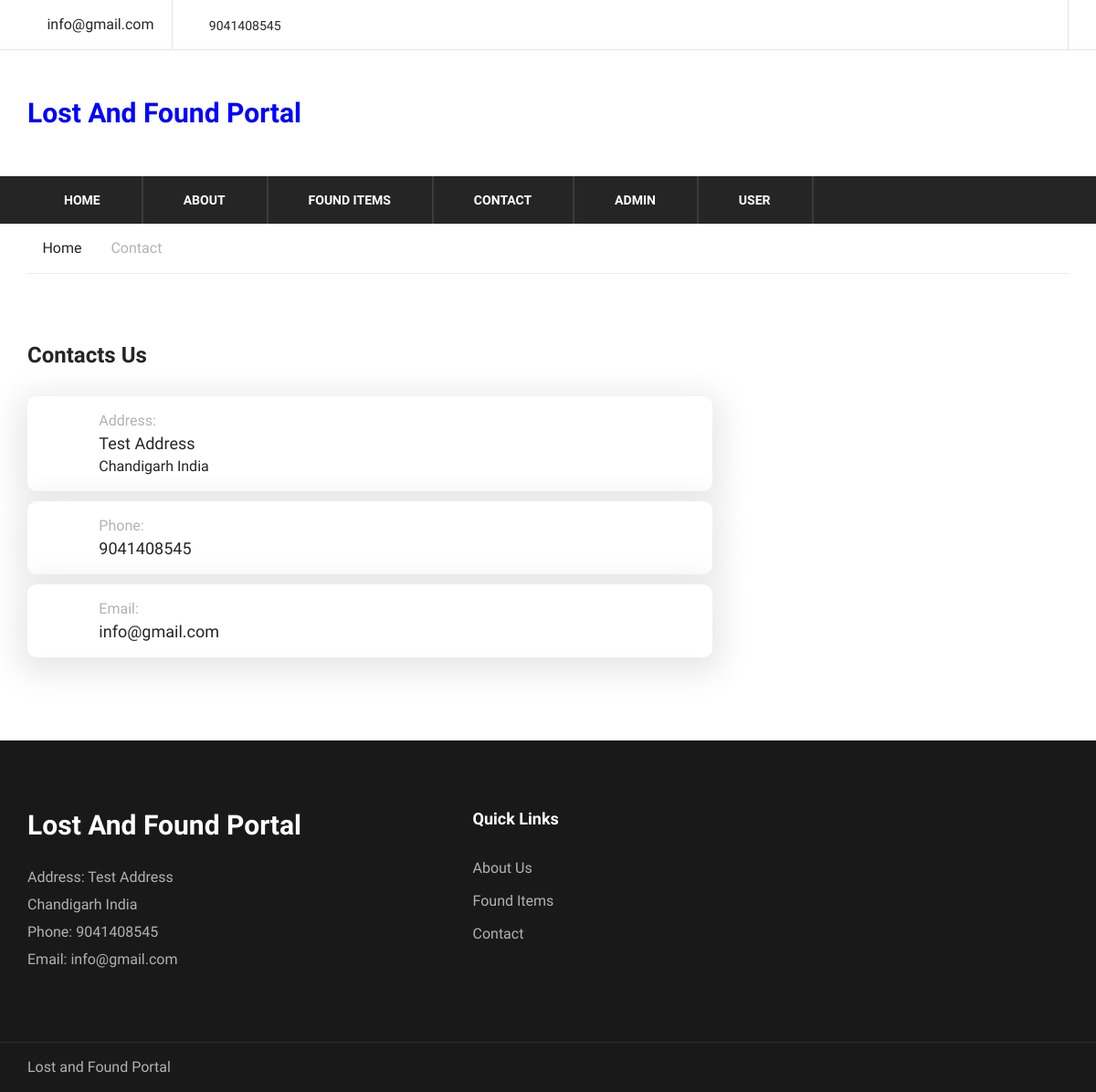
Screenshot of /lostfound/contact.php with the database file from the repository.
### tables this page shows
CREATE TABLE `tblpage` (
  `ID` int(10) NOT NULL,
  `PageType` varchar(120) DEFAULT NULL,
  `PageTitle` varchar(200) DEFAULT NULL,
  `PageDescription` mediumtext DEFAULT NULL,
  `Email` varchar(120) DEFAULT NULL,
  `MobileNumber` bigint(10) DEFAULT NULL,
  `UpdationDate` timestamp NULL DEFAULT NULL ON UPDATE current_timestamp()
);

### lostfound/contact.php (the view, shortened to what this page needs)
<?php
include('includes/dbconnection.php');
?>
<!DOCTYPE html>
<html lang="zxx">
<head>
    <link rel="stylesheet" href="css/bootstrap.min.css" type="text/css">
    <link rel="stylesheet" href="css/font-awesome.min.css" type="text/css">
    <link rel="stylesheet" href="css/themify-icons.css" type="text/css">
    <link rel="stylesheet" href="css/elegant-icons.css" type="text/css">
    <link rel="stylesheet" href="css/owl.carousel.min.css" type="text/css">
    <link rel="stylesheet" href="css/nice-select.css" type="text/css">
    <link rel="stylesheet" href="css/jquery-ui.min.css" type="text/css">
    <link rel="stylesheet" href="css/slicknav.min.css" type="text/css">
    <link rel="stylesheet" href="css/style.css" type="text/css">
</head>
<body>
   <?php include_once('includes/header.php');?>
    <div class="breacrumb-section">
        <div class="container">
            <div class="row">
                <div class="col-lg-12">
                    <div class="breadcrumb-text">
                        <a href="#"><i class="fa fa-home"></i> Home</a>
                        <span>Contact</span>
                    </div>
                </div>
            </div>
        </div>
    </div>
    <section class="contact-section spad">
        <div class="container">
            <div class="row">
                <div class="col-lg-8">
                    <div class="contact-title">
                        <h4>Contacts Us</h4>
                    </div>
                    <?php
 $query=mysqli_query($con,"select * from  tblpage where PageType='contactus'");
 while ($row=mysqli_fetch_array($query)) {
 ?>
                    <div class="contact-widget">
                        <div class="cw-item">
                            <div class="ci-icon">
                                <i class="ti-location-pin"></i>
                            </div>
                            <div class="ci-text">
                                <span>Address:</span>
                                <p><?php  echo $row['PageDescription'];?></p>
                            </div>
                        </div>
                        <div class="cw-item">
                            <div class="ci-icon">
                                <i class="ti-mobile"></i>
                            </div>
                            <div class="ci-text">
                                <span>Phone:</span>
                                <p><?php  echo $row['MobileNumber'];?></p>
                            </div>
                        </div>
                        <div class="cw-item">
                            <div class="ci-icon">
                                <i class="ti-email"></i>
                            </div>
                            <div class="ci-text">
                                <span>Email:</span>
                                <p><?php  echo $row['Email'];?></p>
                            </div>
                        </div>
                    </div><?php } ?>
                </div>
            </div>
        </div>
    </section>
<?php include_once('includes/footer.php');?>
</body>
</html>

### lostfound/includes/header.php (shortened to what this page needs)
   <header class="header-section">
       <div class="header-top">
           <div class="container">
                <?php
$query=mysqli_query($con,"select * from  tblpage where PageType='contactus'");
while ($row=mysqli_fetch_array($query)) {
?>
               <div class="ht-left">
                   <div class="mail-service">
                       <i class=" fa fa-envelope"></i>
                       <?php  echo $row['Email'];?>
                   </div>
                   <div class="phone-service">
                       <i class=" fa fa-phone"></i>
                     <?php  echo $row['MobileNumber'];?>
                   </div>
               </div><?php } ?>
               <div class="ht-right">
                   <div class="top-social">
                       <a href="#"><i class="ti-facebook"></i></a>
                       <a href="#"><i class="ti-twitter-alt"></i></a>
                       <a href="#"><i class="ti-linkedin"></i></a>
                       <a href="#"><i class="ti-pinterest"></i></a>
                   </div>
               </div>
           </div>
       </div>
       <div class="container">
           <div class="inner-header">
               <div class="row">
                   <div class="col-lg-8 col-md-2">
                       <div class="logo">
                           <a href="index.php">
                               <h3 style="font-weight: bolder;color: blue;">Lost And Found Portal</h3>
                           </a>
                       </div>
                   </div>
                   <div class="col-lg-3 text-right col-lg-3">
                   </div>
               </div>
           </div>
       </div>
       <div class="nav-item">
           <div class="container">
               <nav class="nav-menu mobile-menu">
                   <ul>
                        <?php
if($_SESSION['lfsuid']==0){?>
                       <li><a href="index.php">Home</a></li>
                       <li><a href="about.php">About</a></li>
                           <li><a href="found-item.php">Found Items</a></li>
                       <li><a href="contact.php">Contact</a></li>
                     <li><a href="admin/login.php">Admin</a></li>
                      <li><a href="user/login.php">User</a></li>
                      <?php } ?>
                   </ul>
               </nav>
           </div>
       </div>
   </header>

### lostfound/includes/footer.php (shortened to what this page needs)
 <footer class="footer-section">
        <div class="container">
            <div class="row">
                <div class="col-lg-4">
                    <div class="footer-left">
                        <div class="footer-logo">
                             <h3 style="font-weight: bolder;color: white;">Lost And Found Portal</h3>
                          <?php
 $query=mysqli_query($con,"select * from  tblpage where PageType='contactus'");
 while ($row=mysqli_fetch_array($query)) {
 ?>               </div>
                        <ul>
                            <li>Address:    <?php  echo $row['PageDescription'];?></li>
                            <li>Phone:    <?php  echo $row['MobileNumber'];?></li>
                            <li>Email: <?php  echo $row['Email'];?></li>
                        </ul>
     <?php } ?>
                    </div>
                </div>
               <div class="col-lg-3 offset-lg-1">
                    <div class="footer-widget">
                        <h5>Quick Links</h5>
                        <ul>
                            <li><a href="about.php">About Us</a></li>
                            <li><a href="found-item.php">Found Items</a></li>
                            <li><a href="contact.php">Contact</a></li>
                        </ul>
                    </div>
                </div>
            </div>
        </div>
        <div class="copyright-reserved">
            <div class="container">
                <div class="row">
                    <div class="col-lg-12">
                        <div class="copyright-text">
Lost and Found Portal
                        </div>
                    </div>
                </div>
            </div>
        </div>
    </footer>

### lostfound/css/style.css (style rules this page uses)
html, body { height: 100%; font-family: "Muli", sans-serif; -webkit-font-smoothing: antialiased; font-smoothing: antialiased; }
h1, h2, h3, h4, h5, h6 { margin: 0; color: #111111; font-weight: 400; font-family: "Muli", sans-serif; }
h3 { font-size: 30px; }
h4 { font-size: 24px; }
h5 { font-size: 18px; }
p { font-size: 16px; font-family: "Muli", sans-serif; color: #636363; font-weight: 400; line-height: 26px; margin: 0 0 15px 0; }
ul, ol { padding: 0; margin: 0; }
.spad { padding-top: 100px; padding-bottom: 100px; }
.header-top { display: -webkit-box; display: -ms-flexbox; display: flex; border-bottom: 1px solid #e5e5e5; }
.header-top .ht-left { float: left; }
.header-top .ht-left .mail-service { font-size: 16px; color: #252525; float: left; border-right: 1px solid #E5E5E5; padding-top: 15px; padding-bottom: 15px; padding-right: 20px; }
.header-top .ht-left .mail-service i { margin-right: 5px; }
.header-top .ht-left .phone-service { float: right; font-size: 14px; color: #252525; line-height: 27px; padding-top: 15px; padding-bottom: 12px; padding-left: 20px; }
.header-top .ht-left .phone-service i { margin-right: 5px; }
.header-top .ht-right { float: right; }
.header-top .ht-right .top-social { float: right; padding-right: 20px; padding-top: 15px; padding-bottom: 15px; border-right: 1px solid #e5e5e5; }
.header-top .ht-right .top-social a { color: #252525; font-size: 14px; display: inline-block; margin-left: 15px; }
.inner-header { padding: 39px 0; }
.inner-header .logo { padding: 12px 0; }
.inner-header .logo a { display: inline-block; }
.nav-item { background: #252525; display: -webkit-box; display: -ms-flexbox; display: flex; }
.nav-item .nav-menu { display: -webkit-inline-box; display: -ms-inline-flexbox; display: inline-flex; position: relative; }
.nav-item .nav-menu li { list-style: none; display: inline-block; margin-left: -5px; position: relative; }
.nav-item .nav-menu li a { font-size: 14px; font-weight: 700; display: block; color: #ffffff; border-right: 2px solid #3b3b3b; text-transform: uppercase; padding: 16px 42px 15px; -webkit-transition: all 0.3s; -o-transition: all 0.3s; transition: all 0.3s; }
.footer-section { background: #191919; padding-top: 75px; }
.footer-left { margin-bottom: 30px; }
.footer-left .footer-logo { margin-bottom: 24px; }
.footer-left ul li { list-style: none; color: #b2b2b2; font-size: 16px; line-height: 30px; }
.footer-widget { margin-bottom: 30px; }
.footer-widget h5 { color: #ffffff; font-weight: 700; margin-bottom: 26px; }
.footer-widget ul li { list-style: none; }
.footer-widget ul li a { line-height: 36px; font-size: 16px; color: #b2b2b2; }
.copyright-reserved { border-top: 1px solid #303030; padding: 15px 0; margin-top: 45px; }
.copyright-reserved .copyright-text { float: left; font-size: 16px; color: #b2b2b2; }
.breadcrumb-text { border-bottom: 1px solid #ebebeb; padding: 15px 0; }
.breadcrumb-text a { display: inline-block; font-size: 16px; color: #252525; margin-right: 28px; position: relative; }
.breadcrumb-text a:after { position: absolute; right: -18px; top: 0px; content: ""; font-family: "FontAwesome"; font-size: 16px; color: #b2b2b2; }
.breadcrumb-text span { display: inline-block; color: #b2b2b2; }
.contact-section { padding-top: 75px; padding-bottom: 80px; }
.contact-title { margin-bottom: 30px; }
.contact-title h4 { color: #252525; font-weight: 700; margin-bottom: 16px; }
.contact-widget .cw-item { background: #ffffff; margin-bottom: 11px; -webkit-box-shadow: 0px 8px 35px 10px #E8E8E8; box-shadow: 0px 8px 35px 10px #E8E8E8; padding-left: 25px; padding-top: 15px; padding-bottom: 15px; border-radius: 10px; }
.contact-widget .cw-item .ci-icon { float: left; margin-top: 12px; }
.contact-widget .cw-item .ci-icon i { font-size: 30px; color: #b2b2b2; }
.contact-widget .cw-item .ci-text { display: table; padding-left: 30px; }
.contact-widget .cw-item .ci-text span { color: #b2b2b2; font-size: 16px; }
.contact-widget .cw-item .ci-text p { font-size: 18px; color: #252525; margin-bottom: 0; }
@media only screen and (min-width: 1200px) and (max-width: 1920px) { .nav-item .nav-menu li a { padding: 16px 45px 15px; } }
@media only screen and (min-width: 1200px) { .container { max-width: 1170px; } }

### rows the page displays
tblpage: Email "info@gmail.com", MobileNumber "9041408545", PageDescription "Test Address Chandigarh India"
